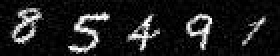
%> input picture Image Analysis/Assignment 1/inl1_to_students/ocr_project/datasets/short1/im2.jpg, 140 x 28 px (shown 2 times larger); its folder holds 4 pictures in this run
$ octave trial.m   (GNU Octave 9; MATLAB toolbox functions it lacks are replaced by stand-ins)
%> lines starting %> are read from the running program, lines starting %| are printed output that depends on the picture; in (x1, y1, x2, y2) boxes, pixels count from 0 and x2, y2 are one past the last pixel; in counts of white or black regions, pixels touching at a corner belong together; the program's own positions count from 1
### Image Analysis/Assignment 1/inl1_to_students/ocr_project/matlab/im2segment.m
function S = im2segment(im)

im = uint8(im); %converting the image into 8 bit
%> im is the input picture: size 28x140 uint8; min 0, max 255, mean 29.6

im_f = imgaussfilt(im); %filtering the image for noise
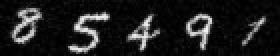
%> im_f: size 28x140 uint8 (shown 2 times larger); min 0, max 243, mean 29.6

bnd = 40; % set some arbitrary bound on thresholding
im_t = im_f>bnd; % threshold the image
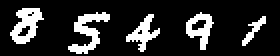
%> im_t: size 28x140 logical (shown 2 times larger); 16.9% white; 5 white regions, box (x1, y1, x2, y2) and area: (34, 6, 55, 27) 180, (5, 4, 22, 22) 170, (93, 6, 107, 25) 129, (63, 7, 80, 26) 125, (121, 8, 133, 23) 57

%I want to try it now with dilation before segmentation
% Define the structuring element for dilation (you can adjust its size and shape)
se = strel('disk', 2); % Example: Creates a disk-shaped structuring element with a radius of 1 pixel
% Apply dilation to the thresholded image
im_d = imclose(im_t, se);
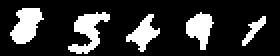
%> im_d: size 28x140 logical (shown 2 times larger); 19.4% white; 5 white regions, box (x1, y1, x2, y2) and area: (34, 6, 55, 27) 204, (5, 4, 22, 22) 195, (93, 6, 107, 25) 157, (63, 7, 80, 26) 143, (121, 8, 133, 23) 63

L = bwlabel(im_d); % label connected components in image
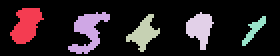
%> L: size 28x140 double (shown 2 times larger); 6 distinct labels, from 0 to 5; one colour per label, 0 black
nrseg = max(L(:)); % find out number of segments
%> nrseg = 5
%nrseg = 5;
S = cell(1,nrseg); %creating the cell array S
%> S = {[], [], [], [], []}

for kk = 1:nrseg    %created a for loop to store the different segments in
        S{kk} = (L==kk); %different cells of the array when the index is the same as segment number
end
%> this loop made 5 passes
%> after the loop, S = 5 items

### Image Analysis/Assignment 1/inl1_to_students/ocr_project/matlab/trial.m
%% Get the directory of a dataset

datadir = '../datasets/short1';
a = dir(datadir);

%% Select a filename
file = 'im2'

%% Generate filename with path and extension
fnamebild = [datadir filesep file '.jpg']
fnamefacit = [datadir filesep file '.txt']

%% Read an image and convert to double
bild = double(imread(fnamebild));
%% Run your segmentation code
S = im2segment(bild);
%> S = 5 items
